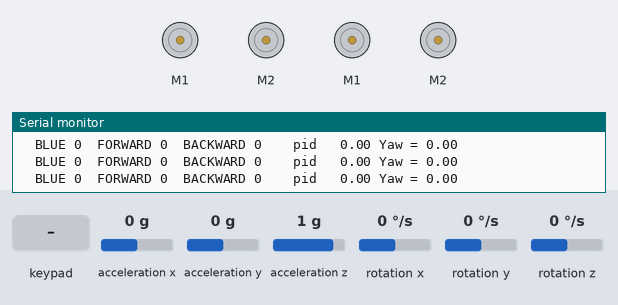
This sketch was run on a simulated Arduino Uno, built with avr-gcc and run on an emulated ATmega328P. Parts: 4 × DC motor (green arrow = forward, orange = backward, longer = faster), the last lines printed to the serial monitor. Inputs (shaded band) come from the test bench; at power-on: rotation z 0 °/s, acceleration x 0 g, acceleration y 0 g, acceleration z 1 g, rotation x 0 °/s, rotation y 0 °/s.

Above: at 1.2 s.
1.3 s: rotation z set to -192 °/s
At 2.7 s:
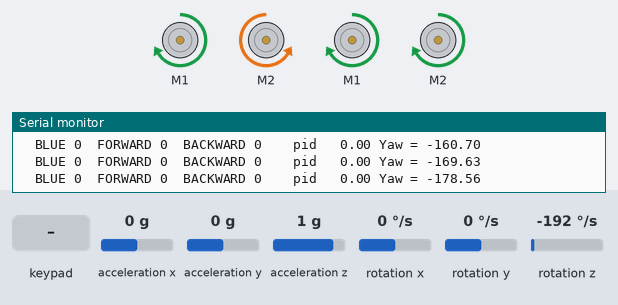
3.0 s: rotation z set to 100 °/s
At 5.66 s:
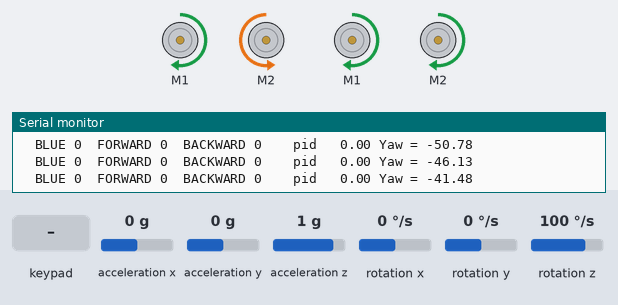
6.0 s: rotation z set to 192 °/s
At 6.8 s:
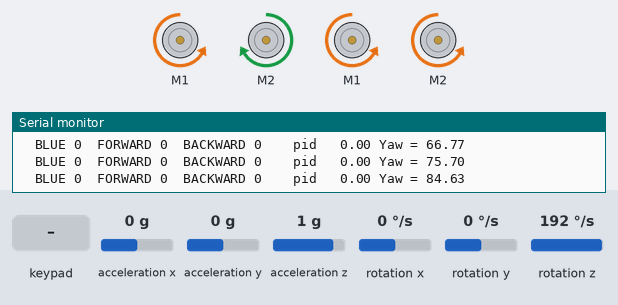
9.0 s: rotation z set to -184 °/s
At 11.76 s:
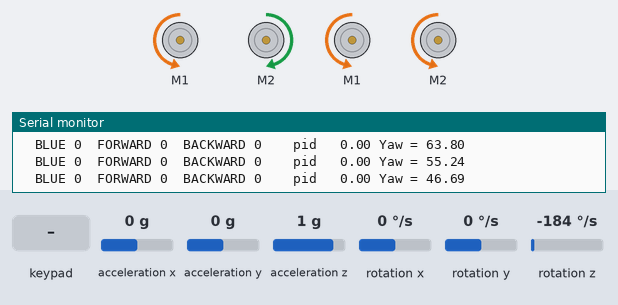
12.0 s: rotation z set to -100 °/s
15.0 s: key 'T' pressed
Timing chart, 0 to 17.6 s (numbered marks = the images above; inputs shaded):
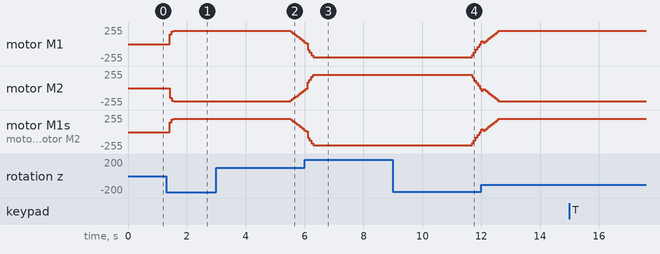

The sketch:

CO_11.ino
```cpp
#include <PS2X_lib.h>
#define PS2_DAT 13  //14
#define PS2_CMD 11  //15
#define PS2_SEL 10  //16
#define PS2_CLK 12  //17

PS2X ps2x;
#include <Wire.h>
#include <MPU6050.h>
MPU6050 mpu;
unsigned long timer = 0;
float timeStep = 0.0465;
float yaw = 0;

#include <SoftwareSerial.h>
#include <SabertoothSimplified.h>

SoftwareSerial SWSerial1(NOT_A_PIN, 10);
SabertoothSimplified ST1(SWSerial1);
SoftwareSerial SWSerial2(NOT_A_PIN, 3);
SabertoothSimplified ST2(SWSerial2);
float R, theta, M, setpoint = 0, pre_error, p, i, d, error, pid, L1, L2, R1, R2, LY, LX, a, b, c, A, B, C, D;
float kp = 0, ki = 0, kd = 0;
int RED;
int GREEN;
int BLUE,FORWARD,BACKWARD,RIGHT,LEFT;
int count;
int PINK;
int j;
void setup() {
  M = ps2x.config_gamepad(PS2_CLK, PS2_CMD, PS2_SEL, PS2_DAT);
  SWSerial1.begin(9600);

  SWSerial2.begin(9600);

  Serial.begin(115200);
  while (!mpu.begin(MPU6050_SCALE_2000DPS, MPU6050_RANGE_2G)) {
    Serial.println("Could not find a valid MPU6050 sensor, check wiring!");
    delay(500);
  }
  mpu.calibrateGyro();
  mpu.setThreshold(1);
}

void loop() {
  kp = 2.4;
  kd = 6;
  // if(error>=5 && error<=-5 )
  // {Serial.print("pid");
  //   kp=1, kd=12;
  // }
  // else
  // {
  //   kp=2.7,kd=7.5;
  // }
  timer = millis();
  Vector norm = mpu.readNormalizeGyro();
  yaw = yaw + norm.ZAxis * timeStep;
  delay((timeStep * 1000) - (millis() - timer));

  error = setpoint - yaw;
  p = error;
  i = i + error;
  d = error - pre_error;
  pre_error = error;
  pid = kp * p + ki * i + kd * d;
  pid = constrain(pid, -100, 100);
  //  Serial.print("pid ");
  //  Serial.print(pid);
  ps2x.read_gamepad();
  L1 = ps2x.ButtonPressed(PSB_L1);
  R1 = ps2x.ButtonPressed(PSB_R1);
  L2 = ps2x.ButtonPressed(PSB_L2);
  R2 = ps2x.ButtonPressed(PSB_R2);
  LY = ps2x.Analog(PSS_LY);
  LX = ps2x.Analog(PSS_LX);
  RED = ps2x.Button(PSB_RED);
  PINK= ps2x.Button(PSB_PINK);
  GREEN = ps2x.Button(PSB_GREEN);
  BLUE = ps2x.ButtonPressed(PSB_BLUE);
  FORWARD=ps2x.Button(PSB_PAD_UP);
  BACKWARD=ps2x.Button(PSB_PAD_DOWN);
  RIGHT=ps2x.Button(PSB_PAD_RIGHT);
  LEFT=ps2x.Button(PSB_PAD_LEFT);
  //  int RY= ps2x.Analog(PSS_RY);
  //  RY = map(RY,0,255,127,-127);
  // int  RX = ps2x.Analog(PSS_RX);
  //  RX = map(RX,0,255,-127,127);
  //  R=sqrt((RX*RX)+(RY*RY));
  // theta=atan2(RY,RX);

  a = R * sin((theta -135) * 3.142 / 180);
  b = R * sin((45 - theta) * 3.142 / 180);
  c = R * sin((theta - 135) * 3.142 / 180);
  d = R * sin((45 - theta) * 3.142 / 180);
  A = a + pid;
  B = b - pid;
  C = c + pid;
  D = d + pid;
  A = constrain(A, -100, 100);
  B = constrain(B, -100, 100);
  C = constrain(C, -100, 100);
  D = constrain(D, -100, 100);
  ST1.motor(1, A);
  ST1.motor(2, B);
  ST2.motor(1, C);
  ST2.motor(2, D);
  if(FORWARD==1){
 a=100*sin((90-45)*3.142/180);
 b=100*sin((135-90)*3.142/180);
 c=100*sin((90-45)*3.142/180);
 d=100*sin((135-90)*3.142/180);
  }
    if(BACKWARD==1){
 a=100*sin((270-45)*3.142/180);
 b=100*sin((135-270)*3.142/180);
 c=100*sin((270-45)*3.142/180);
 d=100*sin((135-270)*3.142/180);
  }
    if(RIGHT==1){
 a=100*sin((0-45)*3.142/180);
 b=100*sin((135-0)*3.142/180);
 c=100*sin((0-45)*3.142/180);
 d=100*sin((135-0)*3.142/180);
  }
     if(LEFT==1){
 a=100*sin((180-45)*3.142/180);
 b=100*sin((135-180)*3.142/180);
 c=100*sin((180-45)*3.142/180);
 d=100*sin((135-180)*3.142/180);
  }

   if (PINK==1){
    setpoint=setpoint++;
   }
  if (GREEN == 1) {
    Serial.print("increment");
    // setpoint = setpoint + 20;
    // setpoint=360;
    pid=500;
  }
  else{
    pid=0;
    }

  if (BLUE == 1 && j == 0) {
    j = 1;
  }
  else if (BLUE == 0 && j == 1) {
    count=1;
    j = 0;
  }

  if (count % 2 == 0) {
  if(L1 == 1){
    setpoint=setpoint+90;
  }
  if(R1 == 1){
    setpoint=setpoint-90;
  }
  if(L2 == 1){
    setpoint=setpoint+180;
  }
  if(R2 == 1){
    setpoint=setpoint-180;
  }
}
  if (count % 2 != 0) {
    if(L1 == 1){
    setpoint=setpoint+270;
  }
  if(R1 == 1){
    setpoint=setpoint-270;
  }
  if(L2 == 1){
    setpoint=setpoint+360;
  }
  if(R2 == 1){
    setpoint=setpoint-360;
  }
  }

  Serial.print("  BLUE ");
  Serial.print(BLUE);
  Serial.print("  FORWARD ");
  Serial.print(FORWARD);
  Serial.print("  BACKWARD ");
  Serial.print(BACKWARD);
  Serial.print("    pid   ");
  Serial.print(pid);
  Serial.print(" Yaw = ");
  Serial.println(yaw);
}
```

Measured:
- after the input at 1.3 s, motor M1, motor M1, motor M2: stopped → forward 148/255 after 0.12 s, → forward 192/255 0.06 s later, → forward 200/255 0.06 s later; motor M2: stopped → backward 148/255 after 0.12 s, → backward 192/255 0.06 s later, → backward 200/255 0.06 s later
- after the input at 3.0 s, motor M1, motor M1, motor M2: moves from forward 200/255 to forward 30/255 over 0.45 s, starting after 2.5 s; motor M2: moves from backward 200/255 to backward 30/255 over 0.45 s, starting after 2.5 s
- after the input at 9.0 s, motor M1: moves from backward 200/255 to forward 42/255 over 0.26 s, starting after 2.7 s; motor M2: moves from forward 200/255 to backward 42/255 over 0.26 s, starting after 2.7 s; motor M1, motor M2: moves from backward 200/255 to stopped over 0.26 s, starting after 2.7 s
